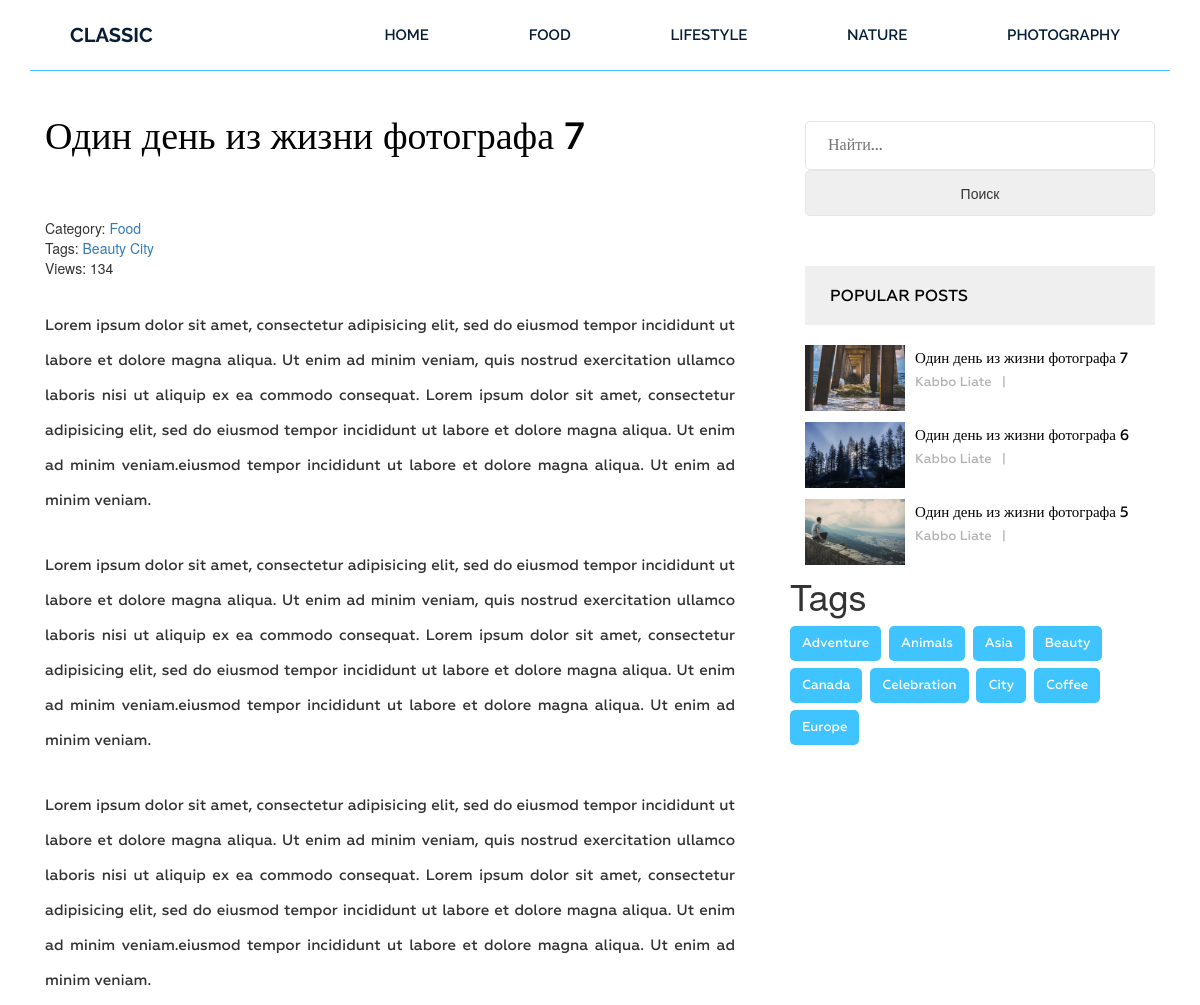
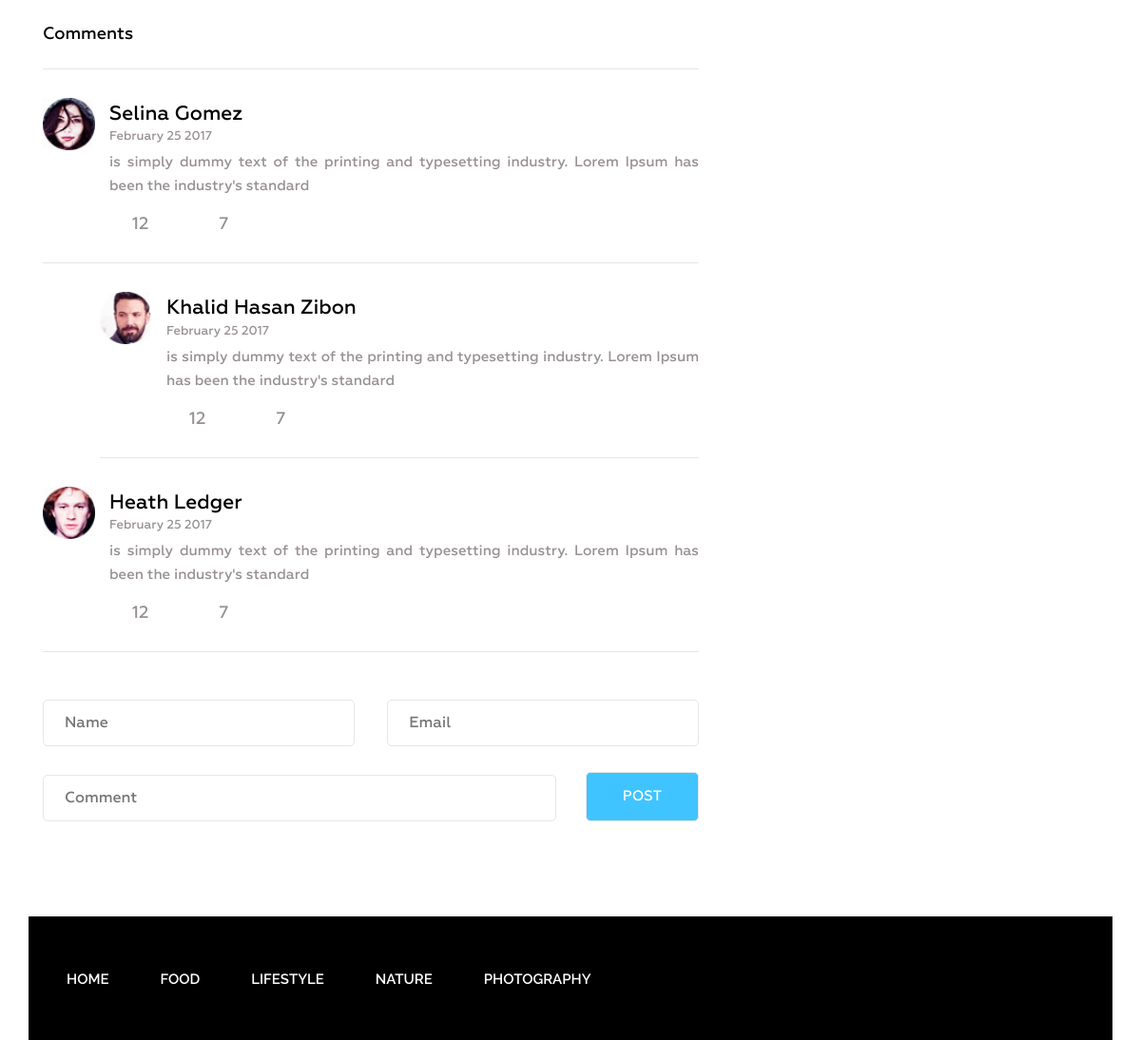
Screenshot of /post/odin-den-iz-zhizni-fotografa-7/ with the database file from the repository (2 pictures, top to bottom).
### blog/models.py (models this page shows, shortened)
class Category(models.Model):
    title = models.CharField(max_length=255)
    slug = models.SlugField(max_length=255, verbose_name='Url',unique=True)
    def __str__(self):
        return self.title
    def get_absolute_url(self):
        return reverse('category',kwargs={"slug":self.slug})
    class Meta:
        verbose_name = 'Категория'
        verbose_name_plural = 'Категории'
        ordering = ['title']

class Post(models.Model):
    title = models.CharField(max_length=255)
    author = models.CharField(max_length=100)
    content = models.TextField(max_length=100,blank=True)
    created_at = models.DateTimeField(auto_now_add=True, verbose_name='Опубликовано')
    photo = models.ImageField(upload_to='photos/%Y/%m/%d/', blank=True)
    slug = models.SlugField(max_length=255, verbose_name='Url', unique=True)
    views = models.IntegerField(default=0, verbose_name='Количество просмотров')
    category = models.ForeignKey(Category, on_delete=models.PROTECT, related_name='posts')
    tags = models.ManyToManyField(Tag, blank=True, related_name='posts')
    def get_absolute_url(self):
        return reverse('post',kwargs={"slug":self.slug})
    class Meta:
        verbose_name = 'Статья'
        verbose_name_plural = 'Статьи'
        ordering = ['-created_at']

class Tag(models.Model):
    title = models.CharField(max_length=50)
    slug = models.SlugField(max_length=255, verbose_name='Url',unique=True)
    def get_absolute_url(self):
        return reverse('tag',kwargs={"slug":self.slug})
    class Meta:
        verbose_name = 'Тэг'
        verbose_name_plural = 'Тэги'
        ordering = ['title']

### blog/views.py (the view)
# urls.py: path('post/<str:slug>/', GetPost.as_view() ,name='post'),
class GetPost(DetailView):
    model = Post
    template_name = 'blog/single.html'
    context_object_name = 'post'
    def get_context_data(self, *, object_list=None, **kwargs):
        context = super().get_context_data(**kwargs)
        self.object.views = F('views') + 1
        self.object.save()
        self.object.refresh_from_db()
        return context

### blog/templatetags/menu.py (called while the page is built)
@register.inclusion_tag('blog/menu_tpl.html')
def show_menu(menu_class='menu'):
    categories = Category.objects.all()
    return {"categories": categories, "menu_class":menu_class}

### blog/templatetags/sidebar.py (called while the page is built)
@register.inclusion_tag('blog/popular_posts_tpl.html')
def get_popular(cnt=3):
    posts = Post.objects.order_by('-views')[:cnt]
    return {"posts": posts}

@register.inclusion_tag('blog/tags_tpl.html')
def get_tags():
    tags = Tag.objects.all()
    return {"tags": tags}

### blog/templates/blog/single.html (shortened to what this page needs)
{% extends 'base.html' %}
{% load static %}
{% load sidebar %}
{% block content %}
<section class="single-blog-area">
    <div class="container">
        <div class="row">
            <div class="col-md-12">
                <div class="border-top">
                    <div class="col-md-8">
                        <div class="blog-area">
                            <div class="blog-area-part">
                                <h2>{{ post.title }}</h2>
                                <div class="single-content">
                                    <div>
                                        <span>Category: <a
                                                href="{{ post.category.get_absolute_url }}">{{ post.category }}</a></span>
                                        <br>
                                        {% if post.tags.exists %}
                                        <span>
                                            Tags:
                                            {% for tag in post.tags.all %}
                                            <a href="{{ tag.get_absolute_url }}">{{tag.title}}</a>
                                            {% endfor %}
                                        </span>
                                        <br>
                                        {% endif %}
                                        <span>Views: {{post.views }}</span>
                                    </div>
                                    {{ post.content|safe }}
                                </div>
                            </div>
                            <div class="commententries">
                                <h3>Comments</h3>
                                <ul class="commentlist">
                                    <li>
                                        <article class="comment">
                                            <header class="comment-author">
                                                <img src="img/author-1.jpg" alt="">
                                            </header>
                                            <section class="comment-details">
                                                <div class="author-name">
                                                    <h5><a href="#">Selina Gomez</a></h5>
                                                    <p>February 25 2017</p>
                                                </div>
                                                <div class="comment-body">
                                                    <p>is simply dummy text of the printing and typesetting industry.
                                                        Lorem Ipsum has been the industry's standard </p>
                                                </div>
                                                <div class="reply">
                                                    <p><span><a href="#"><i class="fa fa-thumbs-up"
                                                                    aria-hidden="true"></i></a>12</span><span><a
                                                                href="#"><i class="fa fa-reply"
                                                                    aria-hidden="true"></i></a>7</span></p>
                                                </div>
                                            </section>
                                        </article>
                                        <ul class="children">
                                            <li>
                                                <article class="comment">
                                                    <header class="comment-author">
                                                        <img src="img/author-2.jpg" alt="">
                                                    </header>
                                                    <section class="comment-details">
                                                        <div class="author-name">
                                                            <h5><a href="#">Khalid Hasan Zibon</a></h5>
                                                            <p>February 25 2017</p>
                                                        </div>
                                                        <div class="comment-body">
                                                            <p>is simply dummy text of the printing and typesetting
                                                                industry. Lorem Ipsum has been the industry's standard
                                                            </p>
                                                        </div>
                                                        <div class="reply">
                                                            <p><span><a href="#"><i class="fa fa-thumbs-up"
                                                                            aria-hidden="true"></i></a>12</span><span><a
                                                                        href="#"><i class="fa fa-reply"
                                                                            aria-hidden="true"></i></a>7</span></p>
                                                        </div>
                                                    </section>
                                                </article>
                                            </li>
                                        </ul>
                                    </li>
                                    <li>
                                        <article class="comment">
                                            <header class="comment-author">
                                                <img src="img/author-3.jpg" alt="">
                                            </header>
                                            <section class="comment-details">
                                                <div class="author-name">
                                                    <h5><a href="#">Heath Ledger</a></h5>
                                                    <p>February 25 2017</p>
                                                </div>
                                                <div class="comment-body">
                                                    <p>is simply dummy text of the printing and typesetting industry.
                                                        Lorem Ipsum has been the industry's standard </p>
                                                </div>
                                                <div class="reply">
                                                    <p><span><a href="#"><i class="fa fa-thumbs-up"
                                                                    aria-hidden="true"></i></a>12</span><span><a
                                                                href="#"><i class="fa fa-reply"
                                                                    aria-hidden="true"></i></a>7</span></p>
                                                </div>
                                            </section>
                                        </article>
                                    </li>
                                </ul>
                            </div>
                            <form action="#" method="get">
                                <div class="name">
                                    <input type="text" name="" id="" placeholder="Name" class="name">
                                </div>
                                <div class="email">
                                    <input type="email" name="" id="" placeholder="Email" class="email">
                                </div>
                                <div class="comment">
                                    <input type="text" name="" id="" placeholder="Comment" class="comment">
                                </div>
                                <div class="post">
                                    <input type="submit" value="Post">
                                </div>
                            </form>
                        </div>
                    </div>
                    <div class="col-md-4">
                        <form action="{% url 'search' %}" method="get" id="search-block-form">
                            <div class="form-item">
                              <input type="text" name="s" value="" maxlength="128" placeholder="Найти...">
                            </div>
                            <div class="form-actions">
                              <input type="submit" name="op" value="Поиск" class="form-submit">
                            </div>
                        </form>
                        {% get_popular 3 %}
                    </div>
                    {% get_tags %}
                </div>
            </div>
        </div>
    </div>
</section>
{% endblock %}

### blog/templates/blog/menu_tpl.html
<div class="{{ menu_class }}">
    <ul>
        <li><a href="{% url 'home' %}">Home</a></li>
        {% for item in categories %}
        <li><a href="{{ item.get_absolute_url }}">{{ item.title }}</a></li>
        {% endfor %}
    </ul>
</div>

### blog/templates/blog/popular_posts_tpl.html
<h2 class="sidebar-title">Popular posts</h2>
<div class="grid">
    {% for post in posts %}
    <div class="portfolio-item popular">
        {% if post.photo %}
            <img src="{{ post.photo.url }}" alt="{{ post.title }}">
        {%else%}
            <img src="https://picsum.photos/536/354" alt="{{ post.title }}">
        {%endif%}
        <div class="portfolio-text">
            <h5><a href="{{ post.get_absolute_url }}">{{ post.title }}</a></h5>
            <p>{{ post.author }}<span>|</span>{{ post.date }}</p>
        </div>
    </div>
    {% endfor %}
</div>

### blog/templates/blog/tags_tpl.html
<div class="tags">
    <h1 class="sidebar-titles">Tags</h1>
    {% for tag in tags %}
    <p><a href="{{ tag.get_absolute_url }}">{{ tag.title }}</a></p>
    {% endfor %}
</div>

### rows the page displays
Category: title "FOOD"
Category: title "LIFESTYLE"
Category: title "NATURE"
Category: title "PHOTOGRAPHY"
Post: title "Один день из жизни фотографа 7", category "Food", views "134", content "Lorem ipsum dolor sit amet, consectetur adipisicing elit, sed do eiusmod tempor incididunt ut labore et dolore magna aliqua. Ut enim ad minim veniam, quis nostrud exercitation ullamco laboris nisi ut aliquip ex ea commodo consequat. Lorem ipsum dolor sit amet, consectetur adipisicing elit, sed do eiusmod tempor incididunt ut labore et dolore magna aliqua. Ut enim ad minim veniam.eiusmod tempor incididunt ut labore et dolore magna aliqua. Ut enim ad minim veniam. Lorem ipsum dolor sit amet, consectetur adipisicing elit, sed do eiusmod tempor incididunt ut labore et dolore magna aliqua. Ut enim ad minim veniam, quis nostrud exercitation ullamco laboris nisi ut aliquip ex ea commodo consequat.…", photo (picture), author "Kabbo Liate"
Tag: title "Beauty"
Tag: title "City"
Post: photo (picture), title "Один день из жизни фотографа 6", author "Kabbo Liate"
Post: photo (picture), title "Один день из жизни фотографа 5", author "Kabbo Liate"
Tag: title "Adventure"
Tag: title "Animals"
Tag: title "Asia"
Tag: title "Canada"
Tag: title "Celebration"
Tag: title "Coffee"
Tag: title "Europe"
